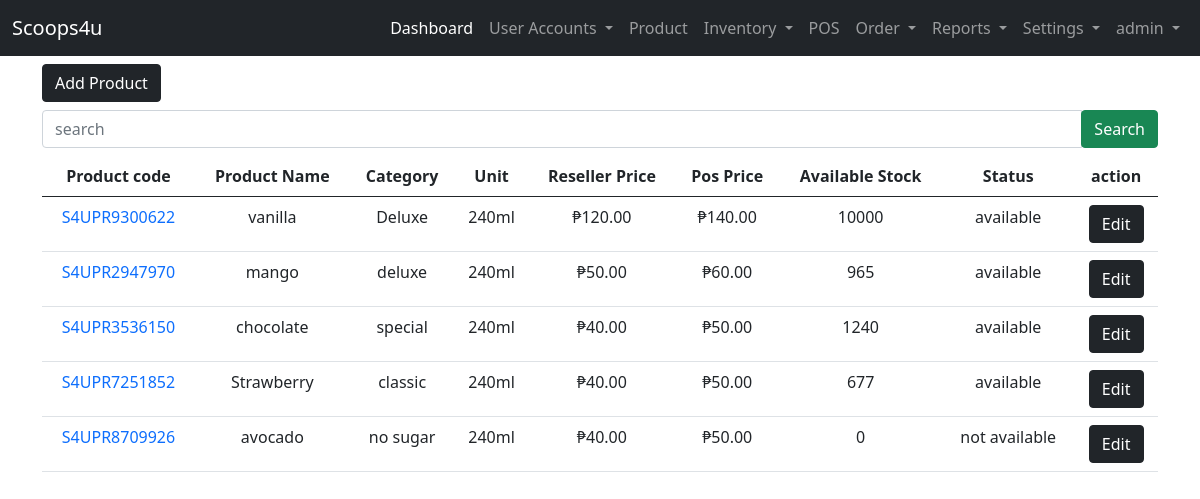
Page /user-site/product/ (signed in) on the committed database.
### landing_page/models.py (models this page shows)
class User(AbstractUser):
    ROLE = ((" "," "),("admin","admin"),("staff","staff"),("reseller","reseller"),("rider","rider"))
    STAT = ((" "," "),("active","active"),("inactive","inactive"))
    role = models.CharField(max_length=50, null=True, default=None, choices=ROLE)
    status = models.CharField(max_length=50, null=True, default=None , choices=STAT)

### admin_site/models.py (models this page shows, shortened)
class Product(models.Model):
    STATUS = (("available","available"),("not available","not available"))
    product_code =  models.CharField(unique=True, max_length=200, verbose_name='Product Code')
    product_category =  models.CharField(max_length=200, verbose_name='Category')
    product_name=  models.CharField(max_length=200, verbose_name='Product Name')
    product_unit =  models.CharField(max_length=200, verbose_name='Unit')
    product_ResellerPrice =   models.BigIntegerField(null=True, verbose_name='Reseller Price')
    product_price =   models.BigIntegerField(null=True, verbose_name='Pos Price')
    product_stock =  models.BigIntegerField(null=True, verbose_name='Available Stock')
    product_status =  models.CharField(max_length=200, choices=STATUS, verbose_name='Status')

### admin_site/views.py (the view)
# urls.py: path('product/', views.list_products, name='list_product'),
@login_required(login_url='landing_page:login')
def list_products(request):
    list_products = Product.objects.all().order_by('-id')
    context = {'list_products':list_products}
    return render(request, 'admin_site/products/product.html', context)

### templates/admin_site/products/product.html (shortened to what this page needs)
{% extends 'admin_site/base.html' %}
{% block content %}
{% load humanize %}
<a href="{% url 'admin_site:add_product' %}" class="btn btn-dark">Add Product</a>
<form action="{% url 'admin_site:search_product' %}" method="GET" class="my-2">
    <div class="input-group">
        <input type="text" class="form-control" name="search" placeholder="search" required>
        <div class="input-group-append">
            <button class="btn btn-success" type="submit">Search</button>
        </div>
    </div>
</form>
<table class="table table-hover text-center">
    <thead>
    <tr>
        <th>Product code </th>
        <th>Product Name</th>
        <th>Category</th>
        <th>Unit</th>
        <th>Reseller Price</th>
        <th>Pos Price</th>
        <th>Available Stock</th>
        <th>Status</th>
        <th>action</th>
    </tr>
    </thead>
    {% if list_products %}
    <tbody>
        {% for list in list_products %}
    <tr>
        <td><a href="{% url 'admin_site:view_product' list.id %}" class="text-decoration-none">{{ list.product_code }}</a></td>
        <td>{{ list.product_name }}</td>
        <td>{{ list.product_category }}</td>
        <td>{{ list.product_unit }}</td>
        <td>&#8369;{{ list.product_ResellerPrice|floatformat:2|intcomma  }}</td>
        <td>&#8369;{{ list.product_price|floatformat:2|intcomma}}</td>
        <td>{{ list.product_stock }}</td>
        <td>{{ list.product_status }}</td>
        <td><a href="{% url 'admin_site:edit_product' list.id %}" class="btn btn-dark">Edit</a></td>
    </tr>
        {% endfor %}
    </tbody>
    {% endif %}
</table>
{% endblock content %}

### templates/admin_site/base.html (shortened to what this page needs)
{% load static %}
<!DOCTYPE html>
<html lang="en">
<head>
    <link href="https://cdn.jsdelivr.net/npm/bootstrap@5.0.2/dist/css/bootstrap.min.css" rel="stylesheet">
    <link rel="stylesheet" href="{% static 'css/sample.css' %}">
  </head>
<body>
  {% if user.role == "admin"%}
    <nav class="navbar navbar-expand-lg navbar-dark bg-dark">
        <div class="container-fluid">
          <a class="navbar-brand" href="#">Scoops4u</a>
          <div class="collapse navbar-collapse" id="navbarNavDropdown">
            <ul class="navbar-nav ms-auto mb-2 mb-lg-0">
              <li class="nav-item">
                <a class="nav-link active" aria-current="page" href="{% url 'admin_site:dashboard'%}">Dashboard</a>
              </li>
              <li class="nav-item dropdown">
                <a class="nav-link dropdown-toggle" href="#" id="navbarDropdownMenuLink" role="button" data-bs-toggle="dropdown" aria-expanded="false">
                  User Accounts
                </a>
              </li>
              <li class="nav-item">
                <a class="nav-link" href="{%url 'admin_site:list_product' %}">Product</a>
              </li>
              <li class="nav-item dropdown">
                <a class="nav-link dropdown-toggle" href="#" id="navbarDropdownMenuLink" role="button" data-bs-toggle="dropdown" aria-expanded="false">
                  Inventory
                </a>
              </li>
              <li class="nav-item">
                <a class="nav-link" href="{%url 'admin_site:pos' %}">POS</a>
              </li>
              <li class="nav-item dropdown">
                <a class="nav-link dropdown-toggle" href="#" id="navbarDropdownMenuLink" role="button" data-bs-toggle="dropdown" aria-expanded="false">
                  Order
                </a>
              </li>
              <li class="nav-item dropdown">
                <a class="nav-link dropdown-toggle" href="#" id="navbarDropdownMenuLink" role="button" data-bs-toggle="dropdown" aria-expanded="false">
                  Reports
                </a>
              </li>
              <li class="nav-item dropdown">
                <a class="nav-link dropdown-toggle" href="#" id="navbarDropdownMenuLink" role="button" data-bs-toggle="dropdown" aria-expanded="false">
                  Settings
                </a>
              </li>
              <li class="nav-item dropdown">
                <a class="nav-link dropdown-toggle" href="#" id="navbarDropdownMenuLink" role="button" data-bs-toggle="dropdown" aria-expanded="false">
                  {{ user }}
                </a>
              </li>
            </ul>
          </div>
        </div>
      </nav>
  {% endif %}
      <div class="container">
        <div class="row mt-2">
            <div class="col-lg-12">
                {% block content %}
                {% endblock content %}
            </div>
        </div>
      </div>
</body>
</html>

### rows in the picture
User: username "admin"
Product: product_code "S4UPR9300622", product_name "vanilla", product_category "Deluxe", product_unit "240ml", product_ResellerPrice "120.00", product_price "140.00", product_stock "10000", product_status "available"
Product: product_code "S4UPR2947970", product_name "mango", product_category "deluxe", product_unit "240ml", product_ResellerPrice "50.00", product_price "60.00", product_stock "965", product_status "available"
Product: product_code "S4UPR3536150", product_name "chocolate", product_category "special", product_unit "240ml", product_ResellerPrice "40.00", product_price "50.00", product_stock "1240", product_status "available"
Product: product_code "S4UPR7251852", product_name "Strawberry", product_category "classic", product_unit "240ml", product_ResellerPrice "40.00", product_price "50.00", product_stock "677", product_status "available"
Product: product_code "S4UPR8709926", product_name "avocado", product_category "no sugar", product_unit "240ml", product_ResellerPrice "40.00", product_price "50.00", product_stock "0", product_status "not available"
